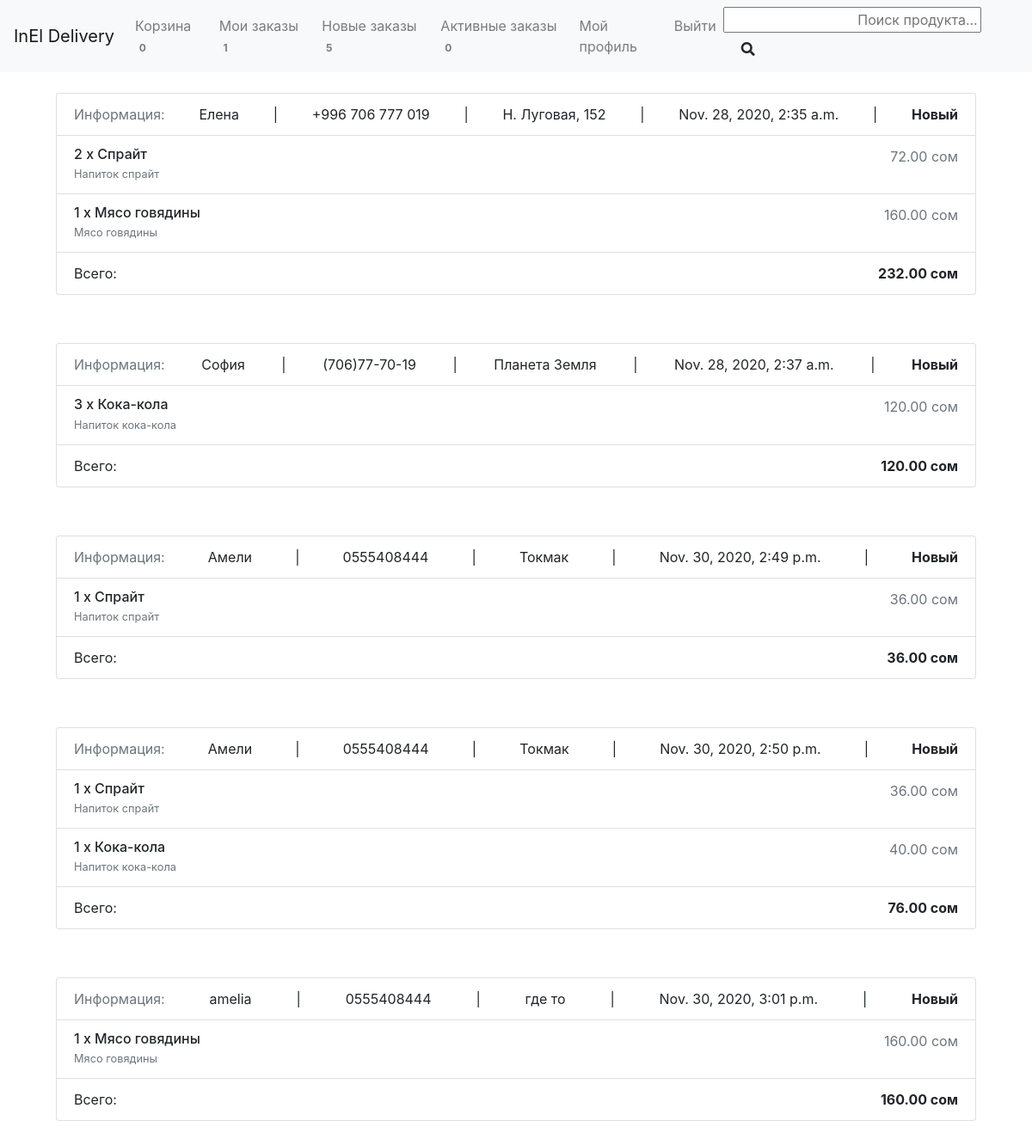
The app's page /ordered/ (signed in), older data.
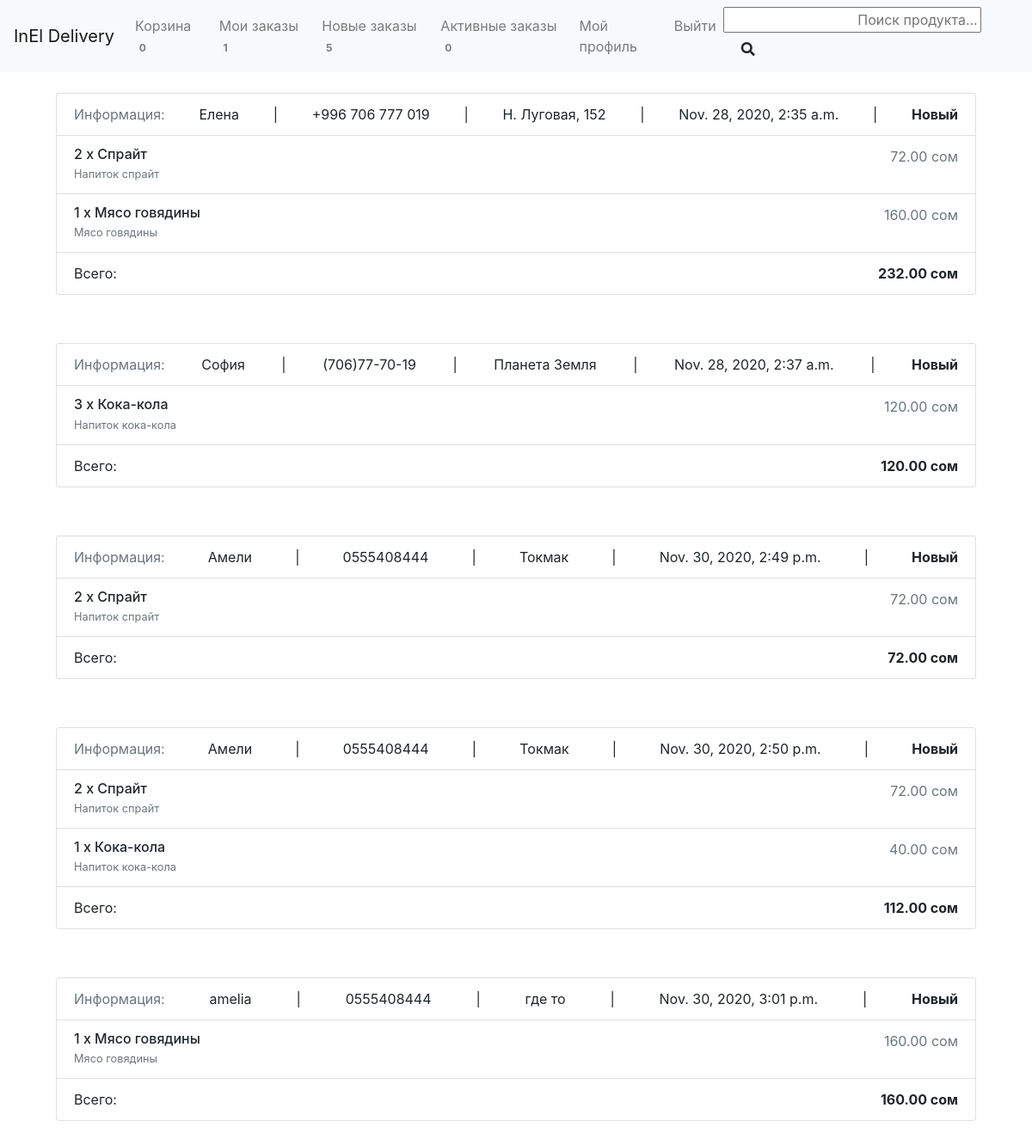
The same page, newer data.
### products/models.py (models this page shows, shortened)
class OrderProduct(models.Model):
    user = models.ForeignKey(settings.AUTH_USER_MODEL, on_delete=models.CASCADE, verbose_name="Пользователь")
    product = models.ForeignKey(Product, on_delete=models.CASCADE, verbose_name="Продукт")
    amount = models.IntegerField(default=1, verbose_name="Количество")
    ordered = models.BooleanField(default=False, verbose_name="Заказ оформлен")
    def get_total_item_price(self):
        return self.amount * self.product.price
    def get_final_price(self):
        return self.get_total_item_price()
    class Meta:
        verbose_name = "Заказанный продукт"
        verbose_name_plural = "Заказанные продукты"

class Product(models.Model):
    name = models.CharField(max_length=255, verbose_name="Название")
    slug = models.SlugField(max_length=255, db_index=True)
    category = models.ForeignKey(Category, on_delete=models.CASCADE, verbose_name="Категория")
    store = models.ForeignKey(Store, on_delete=models.CASCADE, verbose_name="Магазин")
    price = models.DecimalField(decimal_places=2, max_digits=19, verbose_name="Цена")
    desc = models.CharField(max_length=255, verbose_name="Описание")
    available = models.BooleanField(default=True, verbose_name="Доступен")
    created = models.DateTimeField(auto_now_add=True)
    updated = models.DateTimeField(auto_now=True)
    picture = models.ImageField(upload_to="products_pic/", verbose_name="Картинка", blank=True,
                                default="products_pic/no-image.jpg")
    mini_picture = ImageSpecField(source="picture", processors=[ResizeToFill(800, 600)],
                                 format="JPEG", options={"quality": 100})
    class Meta:
        verbose_name = "Продукт"
        verbose_name_plural = "Продукты"

class Order(models.Model):
    STATUS = (
        ('Новый', 'Новый заказ'),
        ('В ожидании', 'Заказ в ожидании'),
        ('Выполнен', 'Выполненный заказ')
    )
    user = models.ForeignKey(settings.AUTH_USER_MODEL, on_delete=models.CASCADE, verbose_name="Пользователь")
    products = models.ManyToManyField(OrderProduct, verbose_name="Продукты")
    created_date = models.DateTimeField(verbose_name="Дата")
    status = models.CharField(max_length=16, default='Новый', choices=STATUS, verbose_name="Статус")
    ordered = models.BooleanField(default=False, verbose_name="Заказ оформлен")
    name = models.CharField(max_length=255, null=True, verbose_name="ИФО")
    phone = models.CharField(max_length=255, null=True, verbose_name='Номер телефона')
    address = models.TextField(null=True, verbose_name="Адрес")
    deliveryman = models.ForeignKey(Deliveryman, blank=True, null=True, on_delete=models.CASCADE, verbose_name="Курьер")
    def get_total(self):
        total = 0
        for product in self.products.all():
            total += product.get_final_price()
        return total
    class Meta:
        verbose_name = "Заказ"
        verbose_name_plural = "Заказы"
        permissions = (("view_orders_page", "Can view the orders page"),
                       ("take_orders", "Can take orders"),)

### products/views.py (the view)
# urls.py: path("ordered/", OrderedList.as_view(), name="ordered"),
class OrderedList(LoginRequiredMixin, PermissionRequiredMixin, ListView):
    model = Order
    permission_required = 'products.view_orders_page'
    template_name = 'products/ordered.html'
    context_object_name = 'ordered_list'
    def get_queryset(self):
        return Order.objects.filter(ordered=True, deliveryman=None)

### inel_delivery/utils/context_processors.py (called while the page is built)
def settings_context(_request):
    return {"DEBUG": settings.DEBUG}

### products/templatetags/cart_template_tags.py (called while the page is built)
@register.filter
def cart_item_count(user):
    if user.is_authenticated:
        qs = Order.objects.filter(user=user.id, ordered=False)
        if qs.exists():
            return qs[0].products.count()
    return 0

@register.filter
def ordered_count(user):
    if user.is_authenticated:
        qs = Order.objects.filter(ordered=True, deliveryman=None)
        if qs.exists():
            return qs.count()
    return 0

@register.filter
def my_order_count(user):
    if user.is_authenticated:
        qs = Order.objects.filter(user=user.id, ordered=True)
        if qs.exists():
            return qs.count()
    return 0

@register.filter
def orders_taken_count(user):
    if user.is_authenticated:
        if Deliveryman.objects.filter(user=user.id).exists():
            deliveryman = Deliveryman.objects.get(user=user.id)
            qs = Order.objects.filter(deliveryman=deliveryman)
            if qs.exists():
                return qs.count()
        return 0
    return 0

### inel_delivery/templates/products/ordered.html
{% extends "base.html" %}
{% load crispy_forms_tags %}
{% block content %}
  {% for ordered in ordered_list %}
    <div class="card-body">
      <ul class="list-group mb-3 z-depth-1">
        <li class="list-group-item d-flex justify-content-between lh-condensed">
          <span class="text-muted">Информация:</span>
          <span>{{ ordered.name }}</span>|<span>{{ ordered.phone }}</span>|
          <span>{{ ordered.address }}</span>|<span>{{ ordered.created_date }}</span>|
          <strong><span>{{ ordered.status }}</span></strong>
        </li>
        {% for order_product in ordered.products.all %}
        <li class="list-group-item d-flex justify-content-between lh-condensed">
            <div>
              <h6 class="my-0">{{ order_product.amount }} x {{ order_product.product.name }}</h6>
              <small class="text-muted">{{ order_product.product.desc }}</small>
            </div>
            <span class="text-muted">{{ order_product.get_final_price }} сом</span>
        </li>
        {% endfor %}
        <li class="list-group-item d-flex justify-content-between">
            <span>Всего:</span>
            <strong>{{ ordered.get_total }} сом</strong>
        </li>
      </ul>
    </div>
  {% endfor %}
{% endblock %}

Row changes from the older to the newer data that the page shows:
changed through a linked row, Order "Nov. 30, 2020, 2:49 p.m.": get_total "36.00" → "72.00"
changed OrderProduct (number 4 of 6 on the later page): amount "1" → "2"; get_final_price "36.00" → "72.00"
changed through a linked row, Order "Nov. 30, 2020, 2:50 p.m.": get_total "76.00" → "112.00"
